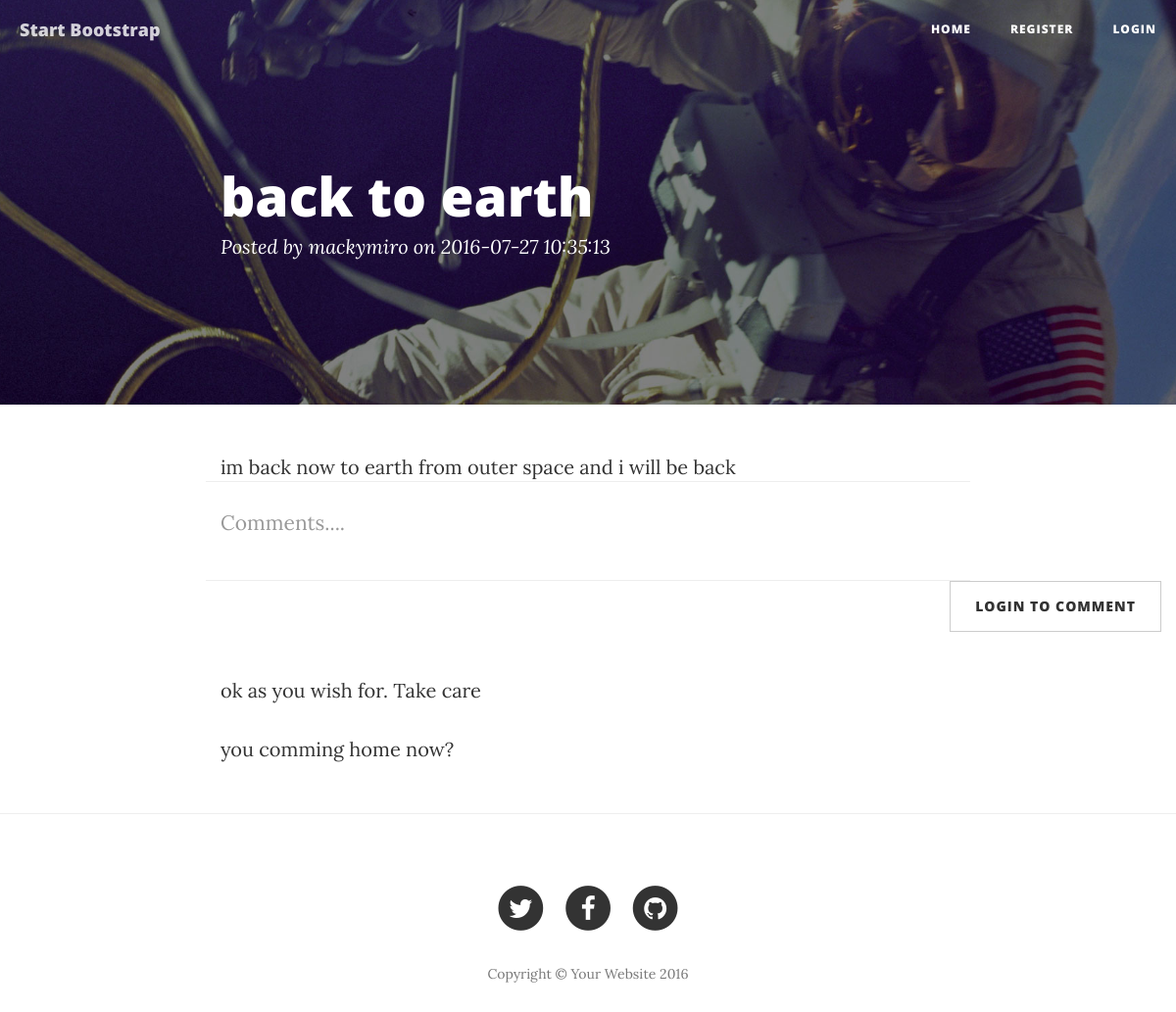
Page /blog-view/details/back-to-earth on the committed database.
### tables this page shows
CREATE TABLE `blogs` (
  `id` int(11) NOT NULL,
  `title` varchar(150) DEFAULT NULL,
  `slug` varchar(150) DEFAULT NULL,
  `content` text NOT NULL,
  `user_id` int(11) NOT NULL,
  `created_at` datetime NOT NULL DEFAULT '0000-00-00 00:00:00',
  `updated_at` timestamp NOT NULL DEFAULT CURRENT_TIMESTAMP
);

CREATE TABLE `users` (
  `id` int(11) NOT NULL,
  `email_address` varchar(50) NOT NULL,
  `password` varchar(50) NOT NULL,
  `username` varchar(50) NOT NULL,
  `first_name` varchar(100) NOT NULL,
  `last_name` varchar(100) NOT NULL,
  `deleted_flag` int(11) NOT NULL,
  `created_at` datetime DEFAULT NULL,
  `updated_at` timestamp NOT NULL DEFAULT CURRENT_TIMESTAMP
);

CREATE TABLE `comments` (
  `id` int(11) NOT NULL,
  `blog_id` int(11) NOT NULL,
  `content` text NOT NULL,
  `created_at` datetime NOT NULL DEFAULT '0000-00-00 00:00:00',
  `updated_at` timestamp NOT NULL DEFAULT CURRENT_TIMESTAMP
);

### application/libraries/Template_lib.php (called while the page is built, shortened)
<?php
class Template_lib{
    var $template_data = array();
    public function set_value($name, $value){
          $this->template_data[$name] = $value;
    }
    public function set_view($template='', $contentview='', $data=array(),$return=FALSE){
        $this->CI = & get_instance();
        $this->set_value('main_content', $this->CI->load->view($contentview, $data, TRUE));
        return $this->CI->load->view($template, $this->template_data, $return);
    }
}

### application/controllers/Blog_view.php (called while the page is built, shortened)
<?php
class Blog_view extends CI_Controller {
	public function __construct(){
		$sessionData = $this->session->userdata('loggedIn');
		$this->data['id'] = $sessionData['id'];
	}
	public function details(){
		$this->data['title'] = 'Details ';
		$uri = $this->uri->segment(3);
		$this->data['getBlogDetails'] = $this->pm->getBlogDetails($uri);
		$this->data['getComments'] = $this->pm->getComments($this->data['getBlogDetails']->id);
		$this->template_lib->set_view('index_view', 'blog_post_view', $this->data);
	}
}

### index.php (called while the page is built, shortened)
<?php
require_once BASEPATH.'core/CodeIgniter.php';

### application/models/Post_model.php (called while the page is built, shortened)
<?php
class Post_model extends CI_Model {
	public function getComments($blogId){
		return $this->db->get_where('comments', array('blog_id'=> $blogId))->result_object();
	}
	public function getBlogDetails($slug){
		 return $this->db->select('
                                   b.id,
								   b.user_id,
								   b.title,
								   b.slug,
								   b.content,
								   b.updated_at,
								   u.first_name,
								   u.last_name
                                    ')
                            ->from('blogs b')
                            ->join('users u', 'u.id=b.user_id')
							->where('b.slug', $slug)
							->order_by('b.updated_at', 'DESC')
                            ->get()->row_object();
	}
}

### application/views/blog_post_view.php (the view, shortened to what this page needs)
<header class="intro-header" style="background-image: url('<?php echo base_url();?>assets/img/post-bg.jpg')">
    <div class="container">
        <div class="row">
            <div class="col-lg-8 col-lg-offset-2 col-md-10 col-md-offset-1">
                <div class="post-heading">
                    <h1><?php echo $getBlogDetails->title;?></h1>
                    <span class="meta">Posted by <a href="#"><?php echo $getBlogDetails->first_name;?><?php echo $getBlogDetails->last_name;?></a> on <?php echo $getBlogDetails->updated_at;?></span>
                </div>
            </div>
        </div>
    </div>
</header>
<article>
    <div class="container">
        <div class="row">
            <div class="col-lg-8 col-lg-offset-2 col-md-10 col-md-offset-1">
	<?php echo $getBlogDetails->content; ?>
            </div>
<br>
<form action="<?php echo base_url().'blog-view/add-comments'?>" method="post">
	<div class="col-lg-8 col-lg-offset-2 col-md-10 col-md-offset-1">
		 <div class="row control-group">
			<div class="form-group col-xs-12 floating-label-form-group controls">
				<textarea name="comments" class="form-control" placeholder="Comments...."></textarea>
			</div>
		</div>
	</div>
	 <div class="row">
			<div class="form-group col-xs-12">
				<?php if($this->session->userdata('loggedIn')): ?>
					<input type="hidden" name="slugName" value="<?php echo $getBlogDetails->slug; ?>" />
					<input type="hidden" name="blogId" value="<?php echo $getBlogDetails->id; ?>" />
					<button type="submit" class="btn btn-default pull-right">Add Comments</button>
				<?php else: ?>
					<a href="<?php echo base_url().'login.html'?>" class="btn btn-default pull-right">Login to comment</a>
				<?php endif;?>
			</div>
	 </div>
</form>
<div class="col-lg-8 col-lg-offset-2 col-md-10 col-md-offset-1">
	<?php foreach($getComments as $comment): ?>
		<p><?php echo $comment->content;?></p>
	<?php endforeach;?>
            </div>
        </div>
    </div>
</article>
<hr>

### rows in the picture
blogs: title "back to earth", user.first_name "macky", user.last_name "miro", updated_at "2016-07-27 10:35:13", content "im back now to earth from outer space and i will be back"
comments: content "ok as you wish for. Take care"
comments: content "you comming home now?"
